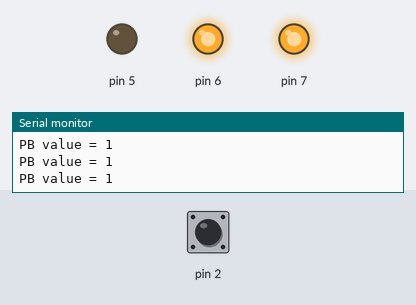
A sketch run on a simulated Arduino Uno, built with avr-gcc and run on an emulated ATmega328P. On the bench: output pins drawn as LEDs (lit = HIGH), the last lines printed to the serial monitor. Inputs (shaded band) come from the test bench; at power-on: pin 2 HIGH.

Above: at 1.2 s.
1.3 s: pin 2 pulled LOW for 0.15 s
At 1.39 s:
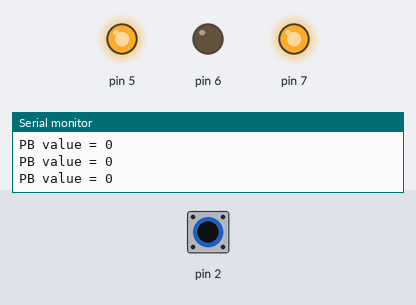
2.9 s: pin 2 pulled LOW for 3.2 s
At 6.7 s:
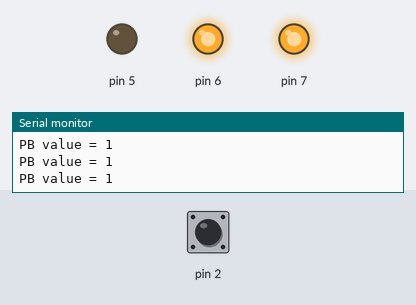
Timing chart, 0 to 8.2 s (numbered marks = the images above; inputs shaded):
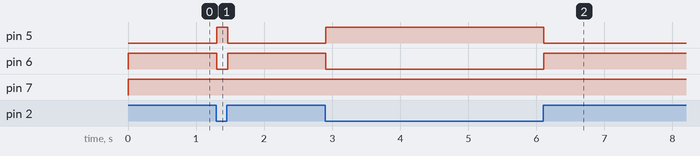

Measured:
- after the input at 1.3 s, pin 5: LOW → HIGH at once, → LOW 0.16 s later; pin 6: HIGH → LOW at once, → HIGH 0.16 s later
- after the input at 2.9 s, pin 5: LOW → HIGH at once, → LOW 3.2 s later; pin 6: HIGH → LOW at once, → HIGH 3.2 s later

The sketch:

PB_not_pressed_RG_on_PB_pressed_RB_on.ino
```cpp
//PB not pressed RG on PB pressed RB on

void setup() {
// put your setup code here, to run once:
// start serial connection
Serial.begin(9600);
//configure pin 2 as an input and enable the internal pull-up resistor
pinMode(2, INPUT_PULLUP);
pinMode(7, OUTPUT);
pinMode(6, OUTPUT);
pinMode(5, OUTPUT);
}

void loop() {
// put your main code here, to run repeatedly:
// read the pushbutton value into the a variable
int sensorVal = digitalRead(2);
//print out the value of the pushbutton
Serial.println(sensorVal);
if (sensorVal) {
digitalWrite(7,1);
digitalWrite(6,1);
digitalWrite(5,0);
}
 else{
digitalWrite(7,1);
digitalWrite(6,0);
digitalWrite(5,1);
 }
Serial.print("PB value = ");
delay(1);
}
```
